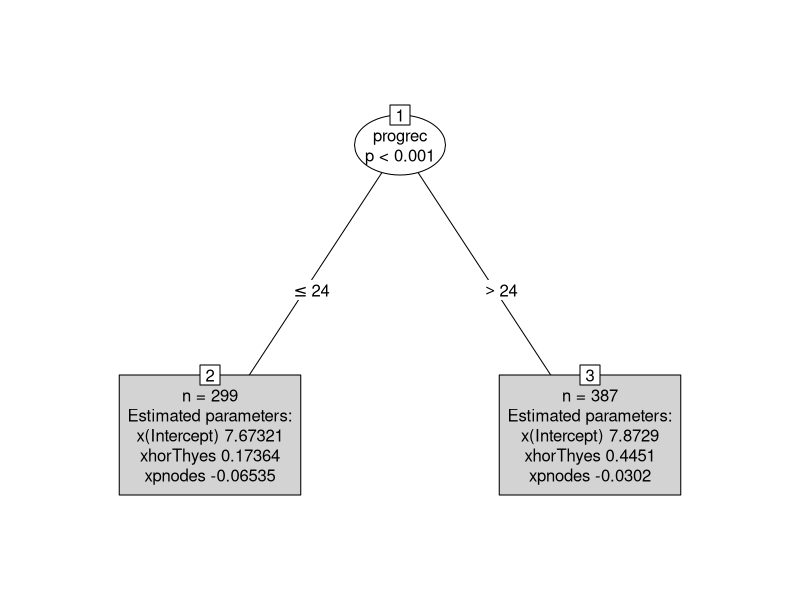

Reproduce this figure in R.
# Author: Jingyang (Judy) Zhang
# Date: Nov. 7th, 2025
# Purpose: an example of applying model-based recursive partitioning (mbrp).
library(partykit)
library(TH.data)
library(survival)
# German women with positive node breast cancer. 
data("GBSG2", package = "TH.data")

# For regression, a parametric Weibull regression based on the `survreg()` function in `survival` package is used.
## Set up fitting function for `mob()`:
wbreg <- function(y, x, start = NULL, weights = NULL, offset = NULL, ...){
  survreg(y ~ 0 + x, weights = weights, dist = "weibull")
}

# As the `survival` package does not provide a `logLik()` method for `survreg` objects, this needs to be defined. 
logLik.survreg <- function(object,...){
  structure(object$loglik[2], df = sum(object$df), class = "logLik")

}


gbsg2_tree <- mob(Surv(time, cens) ~ horTh + pnodes | age + tsize + tgrade + progrec + estrec + menostat, data = GBSG2, 
                  fit = wbreg, control = mob_control(minsize = 80))




gbsg2_tree


plot(gbsg2_tree)
